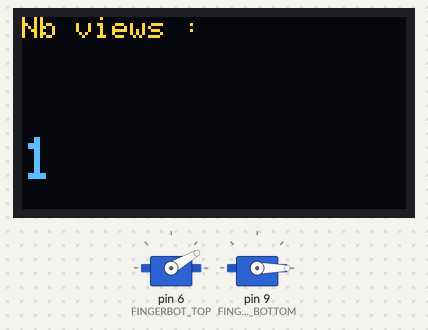
Simulated run of this sketch. Board: Arduino Uno, built with avr-gcc and run on an emulated ATmega328P. Parts: 128×64 one-colour display, 2 × servo. The OLED is the two-colour kind (top 16 rows yellow).

Above: at 1.1 s.
At 4.1 s:
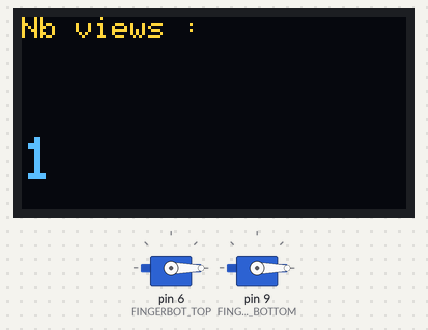
At 18.2 s:
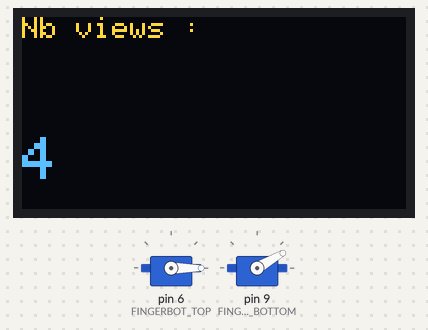
At 34.3 s:
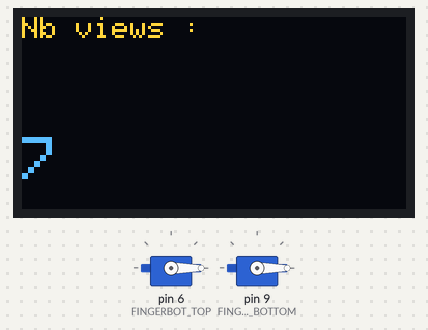
Timing chart, 0 to 40.0 s (numbered marks = the images above):
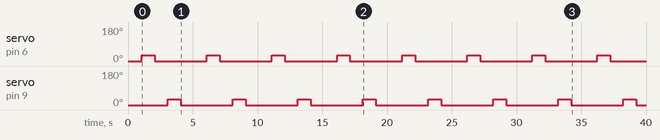

The sketch:

code_micro_servo.ino
```cpp
#include <Servo.h>
#include <Wire.h>
#include <Adafruit_GFX.h>
#include <Adafruit_SSD1306.h>

#define OLED_RESET     4
int tourSwipe = 0;
Adafruit_SSD1306 display(128, 64, &Wire, OLED_RESET);
Servo FINGERBOT_TOP;//create servo object to control a servo
Servo FINGERBOT_BOTTOM;


void setup()
{
  display.begin(SSD1306_SWITCHCAPVCC, 0x3C);
  display.setTextColor(WHITE);//Sets the font display color
  display.clearDisplay();//cls

  FINGERBOT_TOP.attach(6);//attachs the servo on pin 9 to servo object
  FINGERBOT_BOTTOM.attach(9);

  FINGERBOT_TOP.write(0);//back to 0 degrees
  FINGERBOT_BOTTOM.write(0);


}
void loop()
{
  FINGERBOT_TOP.write(0); // Déplace FINGERBOT_TOP à 90 degrés
  delay(500); // Attend 1 seconde
  FINGERBOT_TOP.write(0); // Retourne FINGERBOT_TOP à 0 degrés
  delay(500); // Attend 1 seconde

  tourSwipe++;

  display.clearDisplay();//cls
  //  //Set the font size
  display.setTextSize(1);
  //  //Set the display location
  display.setCursor(0, 0);
  //  //String displayed
  display.print("Nb views :");
  display.setTextSize(2);
  display.setCursor(0, 40);
  display.print(tourSwipe);
  //  //Began to show
  display.display();

  FINGERBOT_TOP.write(30); // Déplace FINGERBOT_TOP à 90 degrés
  delay(1000); // Attend 1 seconde
  FINGERBOT_TOP.write(0); // Retourne FINGERBOT_TOP à 0 degrés
  delay(1000); // Attend 1 seconde

  FINGERBOT_BOTTOM.write(30); // Déplace FINGERBOT_BOTTOM à 90 degrés
  delay(1000); // Attend 1 seconde
  FINGERBOT_BOTTOM.write(0); // Retourne FINGERBOT_BOTTOM à 0 degrés
  delay(1000); // Attend 1 seconde


}
```

Measured:
- by itself, servo on pin 6 (FINGERBOT_TOP), servo on pin 9 (FINGERBOT_BOTTOM): alternates 30° for 1.0 s and 0° for 4.0 s
- what the display in image 0 shows lasts 5.0 s, from 1.1 s to 6.1 s
